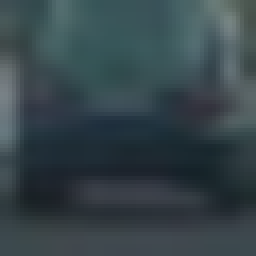
#> input picture data/vehicles/Far/image0022.png, 64 x 64 px (shown 4 times larger); its folder holds only this picture in this run; the run also reads 1 picture not shown here
$ jupyter execute --allow-errors '2. Data.ipynb'   (shell and % lines are left out)
#> lines starting #> are read from the running program, lines starting #| are printed output that depends on the picture
# 2. Data

Ideally, what we want is a heterogeneous group of car images, along with pictures of non-cars, so we can teach a model the difference between both.

Variety here is important, because, as we know, cars come in many shapes and colors. We don't want to create a model to specifically recognize trucks or white Beetles, but any car.

## What data is available?

One approach would be to go out and take as many pictures of cars as possible.

Even though it might be a fun adventure, it wouldn't be scalable (time is money!).

Fortunately, there are many public datasets we can leverage on in order to hit the ground running. Here are several of them along with their official description:

  - [Vehicle Make and Model Recognition Dataset (VMMRdb)](http://vmmrdb.cecsresearch.org/): _The Vehicle Make and Model Recognition dataset (VMMRdb) is large in scale and diversity, containing 9,170 classes consisting of 291,752 images, covering models manufactured between 1950 to 2016. VMMRdb dataset contains images that were taken by different users, different imaging devices, and multiple view angles, ensuring a wide range of variations to account for various scenarios that could be encountered in a real-life scenario. The cars are not well aligned, and some images contain irrelevant background. The data was gathered by crawling web pages related to vehicle sales on craigslist.com, including 712 areas covering all 412 sub-domains corresponding to US metro areas. Our dataset can be used as a baseline for training a robust model in several real-life scenarios._
  - [Udacity Self-Driving Car](https://github.com/udacity/self-driving-car): _223GB of image frames and log data from 70 minutes of driving in Mountain View on two separate days, with one day being sunny, and the other overcast._
  - [The Comprehensive Cars (CompCars) dataset](http://mmlab.ie.cuhk.edu.hk/datasets/comp_cars/index.html): _The Comprehensive Cars (CompCars) dataset contains data from two scenarios, including images from web-nature and surveillance-nature. The web-nature data contains 163 car makes with 1,716 car models. There are a total of 136,726 images capturing the entire cars and 27,618 images capturing the car parts. The full car images are labeled with bounding boxes and viewpoints. Each car model is labeled with five attributes, including maximum speed, displacement, number of doors, number of seats, and type of car. The surveillance-nature data contains 50,000 car images captured in the front view. Please refer to our paper for the details. The dataset is well prepared for the following computer vision tasks: Fine-grained classification Attribute prediction Car model verification The train/test subsets of these tasks introduced in our paper are included in the dataset. Researchers are also welcome to utilize it for any other tasks such as image ranking, multi-task learning, and 3D reconstruction._
  - [Stanford Cars Dataset](http://ai.stanford.edu/~jkrause/cars/car_dataset.html): _The Cars dataset contains 16,185 images of 196 classes of cars. The data is split into 8,144 training images and 8,041 testing images, where each class has been split roughly in a 50-50 split. Classes are typically at the level of Make, Model, Year, e.g. 2012 Tesla Model S or 2012 BMW M3 coupe._

## However...

... we are using a different one!

We will use the [Vehicle Image Database](https://www.gti.ssr.upm.es/data/Vehicle_database.html). Here's the official description:

> The Image Processing Group is currently researching on the vision-based vehicle classification task. In order to evaluate our methods, we have created a new Database of images that we have extracted from our video sequences (acquired with a forward looking camera mounted on a vehicle). The database comprises 3425 images of vehicle rears taken from different points of view, and 3900 images extracted from road sequences not containing vehicles. Images are selected to maximize the representativity of the vehicle class, which involves a naturally high variability. In our opinion one important feature affecting the appearance of the vehicle rear is the position of the vehicle relative to the camera. Therefore, the database separates images in four different regions according to the pose: middle/close range in front of the camera, middle/close range in the left, close/middle range in the right, and far range. In addition, the images are extracted in such a way that they do not perfectly fit the contour of the vehicle in order to make the classifier more robust to offsets in the hypothesis generation stage. Instead, some images contain the vehicle loosely (some background is also included in the image), while others only contain the vehicle partially. Several instances of a same vehicle are included with different bounding hypotheses. The images have 64x64 and are cropped from sequences of 360x256 pixels recorded in highways of Madrid, Brussels and Turin.

Amongst the main reasons we opted for this dataset are:

 - It already has the data divided in _car_ and _non-car_ categories.
 - It is small enough to allow fast experimentation and keep this project brief and to the point.

## Let's explore

The dataset is in the `data/` folder. The car images are in the `vehicles` subfolder and the non-car images in the `non-vehicles` subdirectory.

Let's first see how many images are there per category:

[cell 1]
import glob
vehicles_images_path = glob.glob('data/vehicles/*/*.png')
print(f'There are {len(vehicles_images_path)} images of cars.')

non_vehicles_images_path = glob.glob('data/non-vehicles/*/*.png')
print(f'There are {len(non_vehicles_images_path)} images of non-cars.')

Good. We are dealing with a somewhat balanced dataset. That'll make our lives easier because we can rely on accuracy as our metric.

Just to make the information easier to the eye, let's draw a bar plot:

[cell 2]
import matplotlib.pyplot as plt
import numpy as np


categories = ['Car', 'Non-Car']
y_pos = np.arange(2)
count_per_category = [len(vehicles_images_path), len(non_vehicles_images_path)]

plt.bar(y_pos, count_per_category, align='center', alpha=0.5)
plt.xticks(y_pos, categories)
plt.ylabel('Count')
plt.title('Number of images per category.')

plt.show()
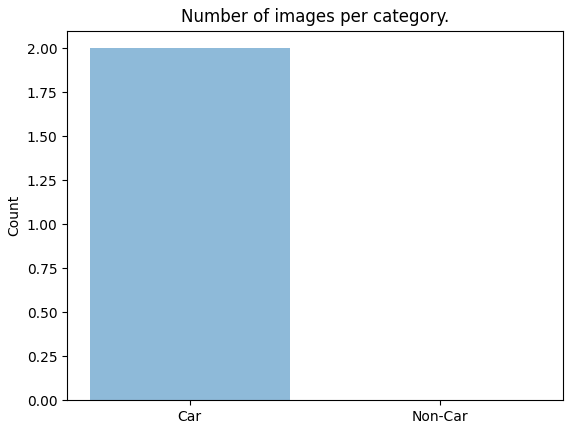
#> figure drawn by matplotlib, 1 panel

Now, let's peek at some images:

[cell 3]
import cv2

def plot_random_sample(images_path, sample_size, title):
    # Plot the images in the sample
#> called with sample_size = 10, title = 'Car'
    figure = plt.figure(figsize=(25, 25))

    sample = np.random.choice(images_path, sample_size)
    for sample_index, image_path in enumerate(sample):
        ax = figure.add_subplot(1, sample_size, sample_index + 1, xticks=[], yticks=[])
        image = cv2.imread(image_path)
#> image is the input picture: shape (64, 64, 3); mean B, G, R 74.2, 68.6, 53.8
        image = cv2.cvtColor(image, cv2.COLOR_BGR2RGB)
        ax.imshow(image)
        ax.set_title(title)

[cell 4]
plot_random_sample(vehicles_images_path, 10, 'Car')

#> (a cell that did not finish here is left out)
